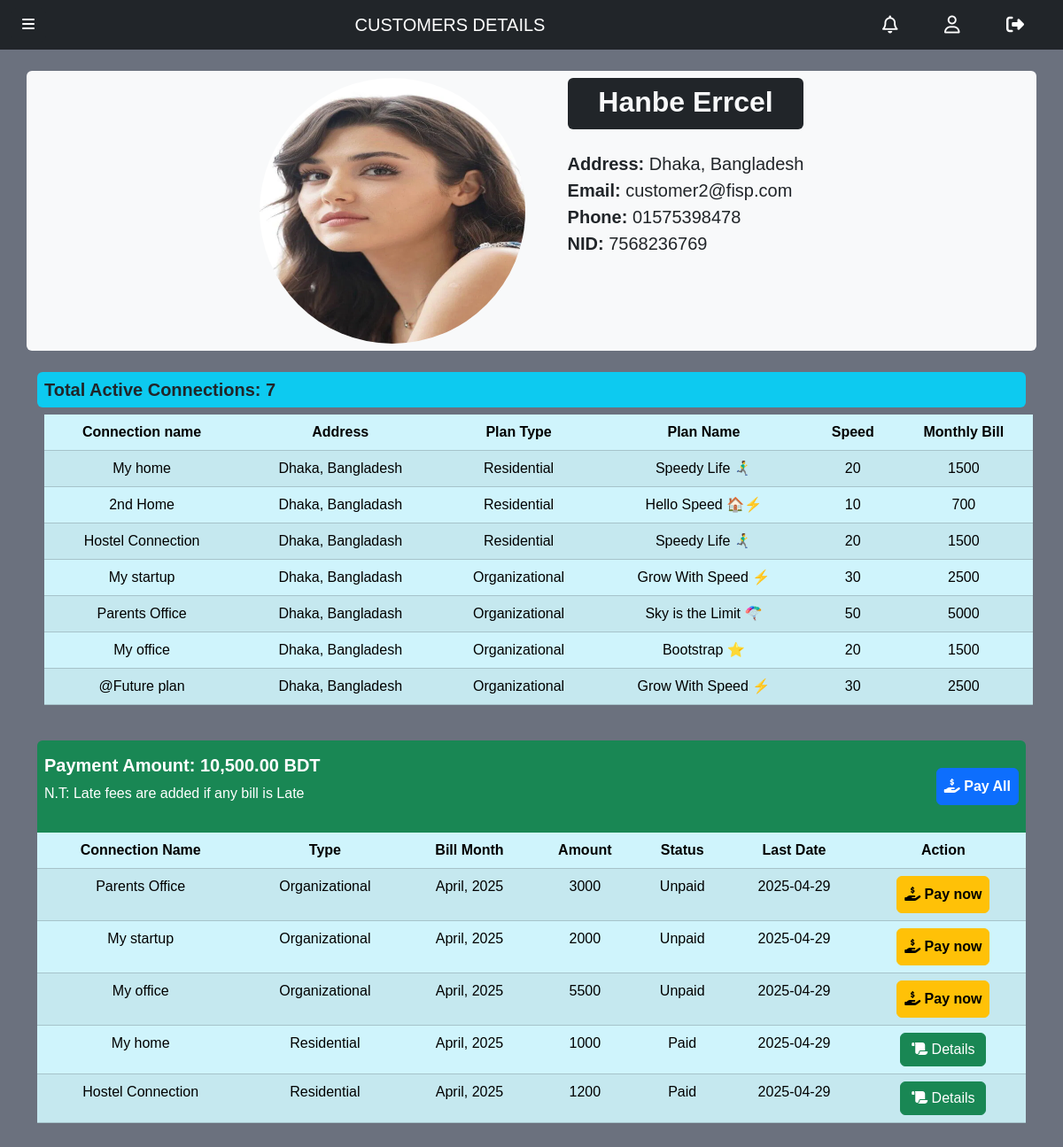
Before: /customer_details.php?c_id=cu25041402151500309 (signed in) with the older database file.
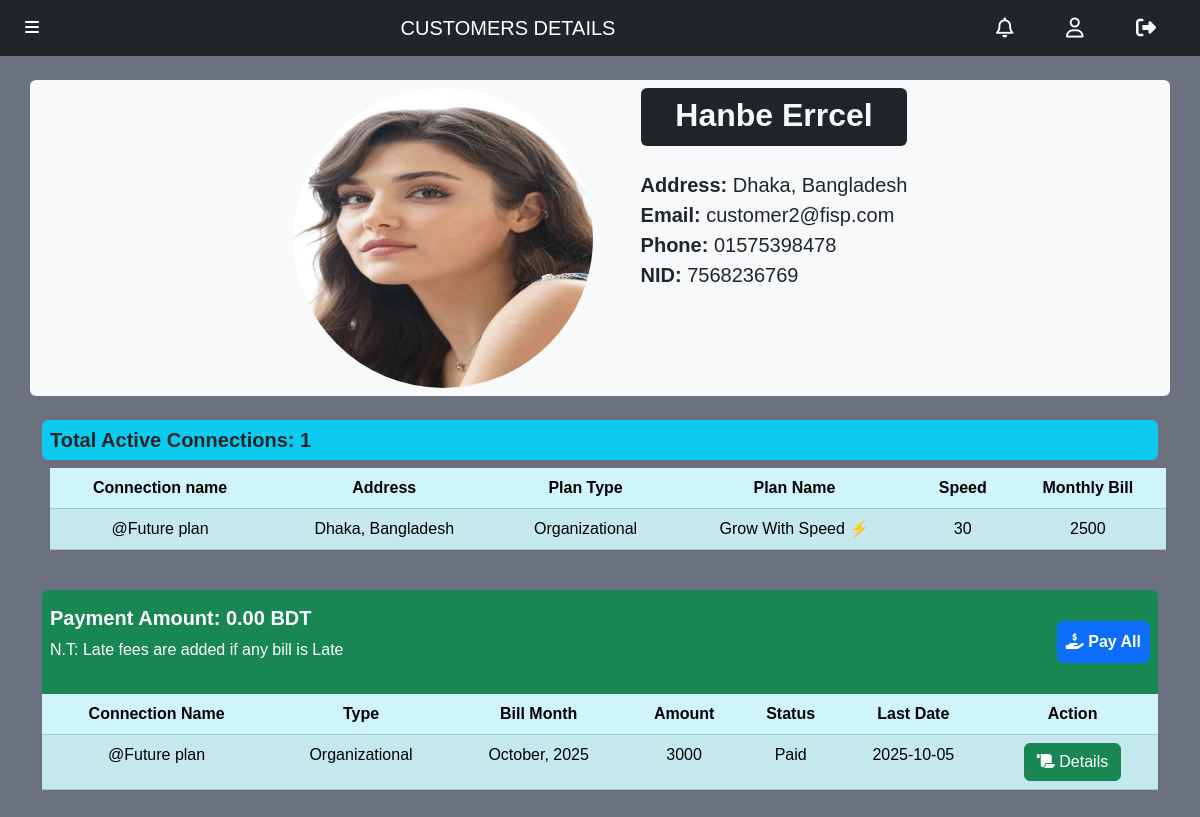
After: the same page with the newer database file.
### tables this page shows
CREATE TABLE `customer` (
  `id` varchar(50) NOT NULL,
  `name` varchar(100) DEFAULT NULL,
  `email` varchar(100) DEFAULT NULL,
  `phone` varchar(20) DEFAULT NULL,
  `address` varchar(100) DEFAULT NULL,
  `password` varchar(100) DEFAULT NULL,
  `nid` varchar(15) DEFAULT NULL,
  `gender` text NOT NULL,
  `photo` varchar(100) DEFAULT NULL
);

CREATE TABLE `connections` (
  `id` varchar(50) NOT NULL,
  `name` varchar(100) DEFAULT NULL,
  `address` varchar(200) DEFAULT NULL,
  `type` varchar(50) DEFAULT NULL,
  `customer_id` varchar(50) DEFAULT NULL,
  `plan_id` varchar(50) DEFAULT NULL,
  `state` varchar(30) DEFAULT NULL,
  `starting_date` date NOT NULL,
  `submission_date` date DEFAULT NULL,
  `req_plan` varchar(50) DEFAULT NULL
);

CREATE TABLE `plans` (
  `id` varchar(50) NOT NULL,
  `type` text DEFAULT NULL,
  `name` varchar(100) DEFAULT NULL,
  `speed` int(11) DEFAULT NULL,
  `realip` text DEFAULT NULL,
  `price` int(11) DEFAULT NULL
);

CREATE TABLE `bill` (
  `id` varchar(50) NOT NULL,
  `connection_id` varchar(50) DEFAULT NULL,
  `amount` int(11) DEFAULT NULL,
  `state` text DEFAULT NULL,
  `due_date` date DEFAULT NULL,
  `payment_id` varchar(50) DEFAULT NULL
);

### function/general_purpose_functions.php (called while the page is built, shortened)
<?php
function first_word(string $string): string {
    $result = "";
    foreach (str_split($string) as $s) {
        if ($s === "_" || $s === " ") {
            break;
        }
        $result .= $s;
    }
    return ucfirst(strtolower($result));
}

### customer_details.php (the view, shortened to what this page needs)
<!DOCTYPE html>
<html lang="en">
<head>
    <?php include '_link_common.php'; ?>
    <link rel="stylesheet" href="customer_details.css">
</head>
<body>
<?php
    $page_name = "Customers Details";
    require '_nav_admin.php';
    require '_database_connect.php';
    require_once 'function/general_purpose_functions.php';
    $customer_id = mysqli_real_escape_string($connect, $_GET['c_id']);
    $customer_sql = "SELECT
            customer.photo AS photo,
            customer.name AS name,
            customer.address AS address,
            customer.email AS email,
            customer.phone AS phone,
            customer.nid AS nid,
            COUNT(connections.id) as total_connections
        FROM customer
        JOIN connections ON customer.id = connections.customer_id
        WHERE customer.id = ?
        GROUP BY customer.id";
    $stmt = mysqli_prepare($connect, $customer_sql);
    mysqli_stmt_bind_param($stmt, "s", $customer_id);
    mysqli_stmt_execute($stmt);
    $result = mysqli_stmt_get_result($stmt);
    $customer = mysqli_fetch_assoc($result);
    $connection_sql = "SELECT
            connections.name AS con_name,
            connections.address AS address,
            connections.type AS type,
            plans.name AS plan_name,
            plans.speed AS speed,
            plans.price AS price
        FROM connections
        JOIN plans ON connections.plan_id = plans.id
        WHERE `customer_id` = ?";
    $stmt = mysqli_prepare($connect, $connection_sql);
    mysqli_stmt_bind_param($stmt, "s", $customer_id);
    mysqli_stmt_execute($stmt);
    $connection_result = mysqli_stmt_get_result($stmt);
     $con_pay_sql = "SELECT
     connections.name AS name,
     connections.type AS type,
     DATE_FORMAT(bill.due_date, '%M, %Y') AS month,
     bill.amount AS amount,
     bill.state AS state,
     bill.due_date AS due_date,
     bill.id AS bill_id
     FROM connections
     JOIN bill ON connections.id = bill.connection_id
     WHERE connections.customer_id = '{$customer_id}'
     ORDER BY
         CASE
             WHEN bill.state = 'Late' THEN 0
             WHEN bill.state = 'Unpaid' THEN 1
             ELSE 2
         END,
         bill.due_date DESC";
     $find_con_pay = mysqli_query($connect, $con_pay_sql);
     $total_due_sql = "SELECT SUM(bill.amount) AS total_due FROM connections
     JOIN bill ON connections.id = bill.connection_id
     WHERE connections.customer_id = '{$customer_id}' AND bill.state = 'Unpaid'";
     $total_due_result = mysqli_query($connect, $total_due_sql);
     $total_due_row = mysqli_fetch_assoc($total_due_result);
     $total_due = $total_due_row['total_due'] ?? 0;
?>
<div class="container">
    <div class="row row-cols-auto bg-light rounded justify-content-center my-4">
        <div class="col-auto m-2">
            <img class="pp_img" src="<?php echo$customer['photo']?>" alt="Profile Picture">
        </div>
        <div class="col-auto m-2 ms-md-3">
            <div class="bg-dark text-light rounded pb-1 pt-2 px-3 text-center"><h2><b><?php echo$customer["name"]?></b></h2></div>
            <div class="details fs-5 mt-4">
                <p>
                    <b>Address: </b><?php echo $customer['address'];?><br>
                    <b>Email: </b><?php echo $customer['email'];?><br>
                    <b>Phone: </b><?php echo $customer['phone'];?><br>
                    <b>NID: </b><?php echo $customer['nid'];?>
                </p>
            </div>
        </div>
    </div>
</div>
<div class='container <?php if($customer['total_connections']>0){echo "overflow-x-scroll";}?>'>
    <div>
        <h5 class='p-2 bg-info rounded'>Total Active Connections: <?php echo $customer['total_connections'];?></h5>
    </div>
    <?php if($customer['total_connections']>0): ?>
        <table class='table table-info table-striped table-hover mx-2 p-2 text-center'>
            <thead>
                <tr>
                    <th>Connection name</th>
                    <th>Address</th>
                    <th>Plan Type</th>
                    <th>Plan Name</th>
                    <th>Speed</th>
                    <th>Monthly Bill</th>
                </tr>
            </thead>
            <tbody>
                <?php for($i=0; $i<$customer['total_connections']; $i++):
                    $connection = $connection_result->fetch_assoc(); ?>
                    <tr>
                        <td><?php echo htmlspecialchars($connection['con_name']); ?></td>
                        <td><?php echo htmlspecialchars($connection['address']); ?></td>
                        <td><?php echo htmlspecialchars(first_word($connection['type'])); ?></td>
                        <td><?php echo htmlspecialchars($connection['plan_name']); ?></td>
                        <td><?php echo htmlspecialchars($connection['speed']); ?></td>
                        <td><?php echo htmlspecialchars($connection['price']); ?></td>
                    </tr>
                <?php endfor; ?>
            </tbody>
        </table>
    <?php
        endif;
    ?>
</div>
<div class='container my-4' id = 'bill_history'>
    <div class='p-2 bg-success rounded-top text-white d-flex justify-content-between align-items-center'>
        <?php if (mysqli_num_rows($find_con_pay) == 0): ?>
            <p class='text-center text-muted'>No Bill History Found</p>
        <?php else: ?>
            <div class='my-2'>
                <h5>Payment Amount: <?php echo number_format($total_due, 2); ?> BDT</h5>
                <p>N.T: Late fees are added if any bill is Late</p>
            </div>
            <form id="payForm" action="pay.php" method="POST">
                <button type='submit' class="btn btn-primary p-2 "><b><i class='fa-solid fa-hand-holding-dollar fa-beat'></i> Pay All</b></button>
            </form>
    </div>
    <div class='overflow-x-auto overflow-y-auto'  style='max-height: 400px;'>
        <table class='table table-info table-striped table-hover text-center'>
            <thead>
                <tr>
                    <th>Connection Name</th>
                    <th>Type</th>
                    <th>Bill Month</th>
                    <th>Amount</th>
                    <th>Status</th>
                    <th>Last Date</th>
                    <th>Action</th>
                </tr>
            </thead>
            <tbody>
                <?php while ($row = mysqli_fetch_assoc($find_con_pay)): ?>
                    <tr>
                        <td><?php echo $row['name']; ?></td>
                        <td>
                            <?php
                                echo ($row['type'] == 'organizational_plans') ? 'Organizational' : 'Residential';
                            ?>
                        </td>
                        <td><?php echo $row['month']; ?></td>
                        <td><?php echo $row['amount']; ?></td>
                        <td><?php echo $row['state']; ?></td>
                        <td><?php echo $row['due_date']; ?></td>
                        <td>
                            <?php if ($row['state'] == 'Paid'):
                                require '_database_connect.php';
                                if ($row['state']=="Paid"){
                                    $tran_id_sql = "SELECT
                                        payments.tran_id As tran_id
                                        FROM payments
                                        JOIN bill ON payments.id = bill.payment_id
                                        WHERE bill.id = '{$row['bill_id']}'";
                                    $tran_id_result = mysqli_query($connect, $tran_id_sql);
                                    $tran_id = mysqli_fetch_assoc($tran_id_result);
                                }
                            ?>
                                <a class='btn btn-success' href = 'payment_recept.php?tran_id=<?php echo $tran_id['tran_id']; ?>'>
                                    <i class="fa-solid fa-scroll fa-flip" style="--fa-flip-x: 1; --fa-flip-y: 0;"></i>
                                        Details
                                </a>
                            <?php else: ?>
                                <form id="payForm" action="pay.php" method="POST">
                                    <button
                                        type='submit'
                                        class="btn p-2
                                        <?php
                                                if($row['state'] == 'Late') echo 'btn-danger';
                                                else  echo 'btn-warning';
                                            ?>
                                        ">
                                        <b><i class='fa-solid fa-hand-holding-dollar fa-beat'></i> Pay now</b>
                                    </button>
                                </form>
                            <?php endif; ?>
                        </td>
                    </tr>
                <?php endwhile; ?>
            </tbody>
        </table>
    </div>
    <?php endif; ?>
</div>
</body>
</html>

### _link_common.php (shortened to what this page needs)
<link rel="stylesheet" href="bootstrap5.3.3/css/bootstrap.min.css">
<link rel="stylesheet" href="variables.css">
<link rel="stylesheet" href="all_body.css">
<link rel="stylesheet" href="navbar.css">
<link rel="stylesheet" href="footer.css">
<link rel="stylesheet" href="dash.css">

### _nav_admin.php (shortened to what this page needs)
<nav class="navbar bg-dark sticky-top" data-bs-theme="dark">
    <div class="container-fluid d-flex justify-content-between">
        <button class="btn btn-dark" type="button" data-bs-toggle="offcanvas" data-bs-target="#dashboard-sidebar" aria-controls="dashboard-sidebar" title="Dashboard">
             <i class="fa-solid fa-bars"></i>
        </button>
        <a class="navbar-brand text-uppercase" href="dash_admin.php"><?php echo $page_name;?></a>
        <div class="nav-icon">
            <a class="navbar-brand px-3" href="customer_notification.php" title="Notification"><i class="fa-regular fa-bell nav-icon"></i></a>
            <a class="navbar-brand px-3" href="admin_info.php" title="Profile"><i class="fa-regular fa-user nav-icon"></i></a>
            <a class="navbar-brand px-3" href="logout.php" title="Logout"><i class="fa-solid fa-right-from-bracket nav-icon"></i></a>
        </div>
    </div>
</nav>

### variables.css (style rules this page uses)
:root { --carousel-btn-color: aqua; --body-background-color: #6B717E; --login-box-width: 400px; --login-box-height: 500px; --registration-box-width: 400px; --registration-box-height: 850px; }

### all_body.css (style rules this page uses)
* { font-family: Arial, Helvetica, sans-serif; }
body { width: 100%; margin: 0; background-color: var(--body-background-color); }
html { scroll-behavior: smooth; }

### footer.css (style rules this page uses)
:root { --footer-back: black; }

### dash.css (style rules this page uses)
h5 { font-weight: bolder; }

### customer_details.css (style rules this page uses)
.pp_img { height: 300px; width: 300px; border-radius: 50%; }

Changed rows visible on the page:
removed connections: name "My home", address "Dhaka, Bangladesh", type "Residential", plan.name "Speedy Life 🏃‍♂️‍➡️", plan.speed "20", plan.price "1500"
removed connections: name "2nd Home", address "Dhaka, Bangladash", type "Residential", plan.name "Hello Speed 🏠⚡", plan.speed "10", plan.price "700"
removed connections: name "Hostel Connection", address "Dhaka, Bangladash", type "Residential", plan.name "Speedy Life 🏃‍♂️‍➡️", plan.speed "20", plan.price "1500"
removed connections: name "My startup", address "Dhaka, Bangladash", type "Organizational", plan.name "Grow With Speed ⚡", plan.speed "30", plan.price "2500"
removed connections: name "Parents Office", address "Dhaka, Bangladash", type "Organizational", plan.name "Sky is the Limit 🪂", plan.speed "50", plan.price "5000"
removed connections: name "My office", address "Dhaka, Bangladesh", type "Organizational", plan.name "Bootstrap ⭐", plan.speed "20", plan.price "1500"
removed bill: connection.name "Parents Office", shows "Organizational", month "April, 2025", amount "3000", state "Unpaid", due_date "2025-04-29"
removed bill: connection.name "My startup", shows "Organizational", month "April, 2025", amount "2000", state "Unpaid", due_date "2025-04-29"
removed bill: connection.name "My office", shows "Organizational", month "April, 2025", amount "5500", state "Unpaid", due_date "2025-04-29"
removed bill: connection.name "My home", shows "Residential", month "April, 2025", amount "1000", state "Paid", due_date "2025-04-29"
removed bill: connection.name "Hostel Connection", shows "Residential", month "April, 2025", amount "1200", state "Paid", due_date "2025-04-29"
added bill: connection.name "@Future plan", shows "Organizational", month "October, 2025", amount "3000", state "Paid", due_date "2025-10-05"
Other visible differences:
$customer['total_connections']: "7" → "1"
$total_due: "10,500.00" → "0.00"
